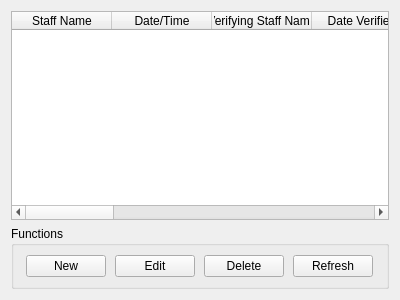
<?xml version="1.0" encoding="UTF-8"?>
<ui version="4.0">
 <class>InterventionManager</class>
 <widget class="QWidget" name="InterventionManager">
  <property name="geometry">
   <rect>
    <x>0</x>
    <y>0</y>
    <width>400</width>
    <height>300</height>
   </rect>
  </property>
  <property name="windowTitle">
   <string>Form</string>
  </property>
  <layout class="QGridLayout" name="gridLayout">
   <item row="1" column="0">
    <widget class="QGroupBox" name="groupBox">
     <property name="title">
      <string>Functions</string>
     </property>
     <layout class="QHBoxLayout" name="horizontalLayout">
      <item>
       <widget class="QPushButton" name="newButton">
        <property name="sizePolicy">
         <sizepolicy hsizetype="Fixed" vsizetype="Fixed">
          <horstretch>0</horstretch>
          <verstretch>0</verstretch>
         </sizepolicy>
        </property>
        <property name="text">
         <string>New</string>
        </property>
       </widget>
      </item>
      <item>
       <widget class="QPushButton" name="editButton">
        <property name="sizePolicy">
         <sizepolicy hsizetype="Fixed" vsizetype="Fixed">
          <horstretch>0</horstretch>
          <verstretch>0</verstretch>
         </sizepolicy>
        </property>
        <property name="text">
         <string>Edit</string>
        </property>
       </widget>
      </item>
      <item>
       <widget class="QPushButton" name="deleteButton">
        <property name="sizePolicy">
         <sizepolicy hsizetype="Fixed" vsizetype="Fixed">
          <horstretch>0</horstretch>
          <verstretch>0</verstretch>
         </sizepolicy>
        </property>
        <property name="text">
         <string>Delete</string>
        </property>
       </widget>
      </item>
      <item>
       <widget class="QPushButton" name="refreshButton">
        <property name="sizePolicy">
         <sizepolicy hsizetype="Fixed" vsizetype="Fixed">
          <horstretch>0</horstretch>
          <verstretch>0</verstretch>
         </sizepolicy>
        </property>
        <property name="text">
         <string>Refresh</string>
        </property>
       </widget>
      </item>
     </layout>
    </widget>
   </item>
   <item row="0" column="0">
    <widget class="QTableWidget" name="tableWidget">
     <attribute name="horizontalHeaderCascadingSectionResizes">
      <bool>false</bool>
     </attribute>
     <column>
      <property name="text">
       <string>Staff Name</string>
      </property>
     </column>
     <column>
      <property name="text">
       <string>Date/Time</string>
      </property>
     </column>
     <column>
      <property name="text">
       <string>Verifying Staff Name</string>
      </property>
     </column>
     <column>
      <property name="text">
       <string>Date Verified</string>
      </property>
     </column>
     <column>
      <property name="text">
       <string>Ward</string>
      </property>
     </column>
     <column>
      <property name="text">
       <string>Patient</string>
      </property>
     </column>
     <column>
      <property name="text">
       <string>Details</string>
      </property>
     </column>
     <column>
      <property name="text">
       <string>Actions</string>
      </property>
     </column>
     <column>
      <property name="text">
       <string>Outcomes</string>
      </property>
     </column>
     <column>
      <property name="text">
       <string>Completing Staff Name</string>
      </property>
     </column>
     <column>
      <property name="text">
       <string>Date Completed</string>
      </property>
     </column>
     <column>
      <property name="text">
       <string>Impact</string>
      </property>
     </column>
    </widget>
   </item>
  </layout>
 </widget>
 <resources/>
 <connections/>
</ui>
